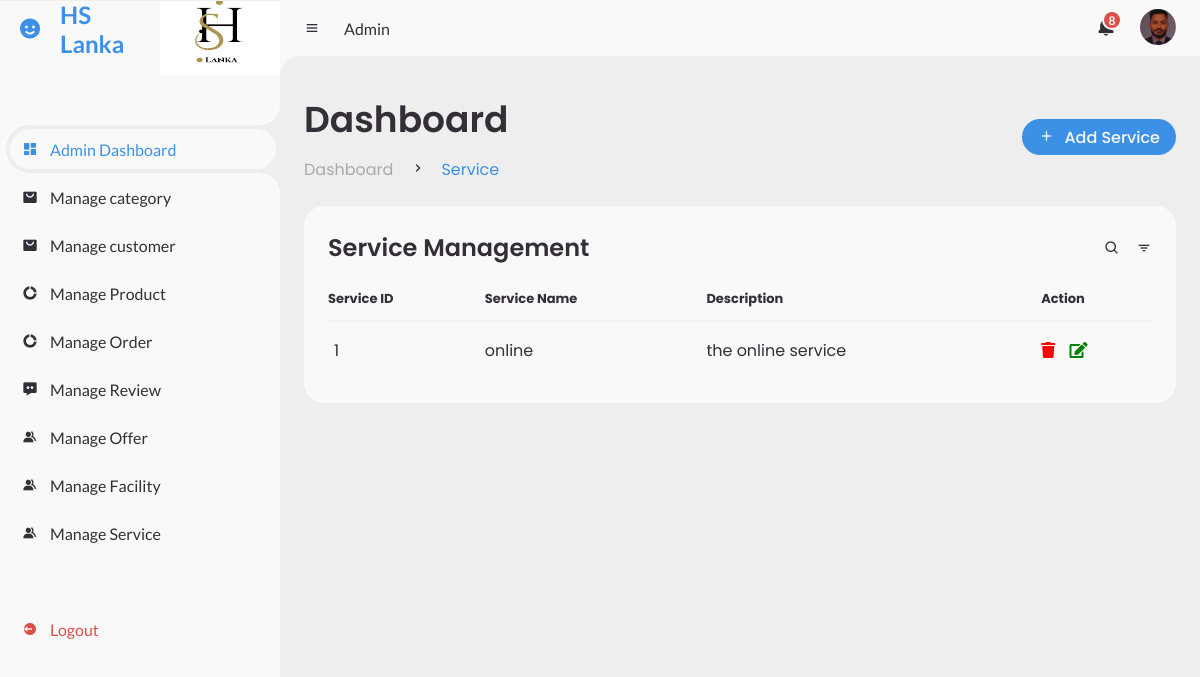
Page /index_service.php on the committed database.
### tables this page shows
CREATE TABLE `services` (
  `service_id` int(11) NOT NULL,
  `service_name` varchar(255) NOT NULL,
  `description` text NOT NULL,
  `created_at` timestamp NOT NULL DEFAULT current_timestamp()
);

### index_service.php (the view, shortened to what this page needs)
<?php
include "./admin_side.php";
$database = new connection();
try {
    $conn = $database->getConnection();
    $select_sql = "SELECT * FROM services";
    $stmt = $conn->query($select_sql);
    $services = $stmt->fetchAll(PDO::FETCH_ASSOC);
} catch (PDOException $e) {
    echo 'Error: ' . $e->getMessage();
}
?>
<section id="content">
    <?php
    include "./admin_nav.php";
    ?>
    <main>
        <div class="head-title">
            <div class="left">
                <h1>Dashboard</h1>
                <ul class="breadcrumb">
                    <li>
                        <a href="#">Dashboard</a>
                    </li>
                    <li><i class='bx bx-chevron-right'></i></li>
                    <li>
                        <a class="active" href="#">Service</a>
                    </li>
                </ul>
            </div>
            <a href="./add_service.php" class="btn-download">
                <li><i class='bx bx-plus'></i></li>
                <span class="text">Add Service</span>
            </a>
        </div>
        <div class="table-data">
            <div class="order">
                <div class="head">
                    <h3>Service Management</h3>
                    <i class='bx bx-search'></i>
                    <i class='bx bx-filter'></i>
                </div>
                <table>
                    <thead>
                        <tr>
                            <th>Service ID</th>
                            <th>Service Name</th>
                            <th>Description</th>
                            <th>Action</th>
                        </tr>
                    </thead>
                    <tbody>
                        <?php if (!empty($services)) : ?>
                            <?php foreach ($services as $service) : ?>
                                <tr>
                                    <td><?php echo $service['service_id']; ?></td>
                                    <td><?php echo $service['service_name']; ?></td>
                                    <td><?php echo $service['description']; ?></td>
                                    <td>
                                        <form method="POST" action="./delete_service_process.php" onsubmit="return confirm('Are you sure you want to delete this service?');" style="display:inline-block;">
                                            <button type="submit" name="delete_service" style="border:none; background:none; cursor:pointer;">
                                                <i class="fas fa-trash" style="color:red; font-size:16px;"></i>
                                            </button>
                                        </form>
                                        <a href="edit_service.php?id=<?php echo $service['service_id']; ?>" style="text-decoration:none; margin-left:10px;">
                                            <button style="border:none; background:none; cursor:pointer;">
                                                <i class="fas fa-edit" style="color:green; font-size:16px;"></i>
                                            </button>
                                        </a>
                                    </td>
                                </tr>
                            <?php endforeach; ?>
                        <?php else : ?>
                            <tr>
                                <td colspan="4">No services found.</td>
                            </tr>
                        <?php endif; ?>
                    </tbody>
                </table>
            </div>
        </div>
    </main>
</section>
</body>
</html>

### css/adminStyles.css (style rules this page uses)
* { margin: 0; padding: 0; box-sizing: border-box; }
a { text-decoration: none; }
li { list-style: none; }
:root { --poppins: 'Poppins', sans-serif; --lato: 'Lato', sans-serif; --light: #F9F9F9; --blue: #3C91E6; --light-blue: #CFE8FF; --grey: #eee; --dark-grey: #AAAAAA; --dark: #342E37; --red: #DB504A; --yellow: #FFCE26; --light-yellow: #FFF2C6; --orange: #FD7238; --light-orange: #FFE0D3; }
html { overflow-x: hidden; }
body { background: var(--grey); overflow-x: hidden; }
#content { position: relative; width: calc(100% - 280px); left: 280px; transition: .3s ease; }
#content main { width: 100%; padding: 36px 24px; font-family: var(--poppins); max-height: calc(100vh - 56px); overflow-y: auto; }
#content main .head-title { display: flex; align-items: center; justify-content: space-between; grid-gap: 16px; flex-wrap: wrap; }
#content main .head-title .left h1 { font-size: 36px; font-weight: 600; margin-bottom: 10px; color: var(--dark); }
#content main .head-title .left .breadcrumb { display: flex; align-items: center; grid-gap: 16px; }
#content main .head-title .left .breadcrumb li { color: var(--dark); }
#content main .head-title .left .breadcrumb li a { color: var(--dark-grey); pointer-events: none; }
#content main .head-title .left .breadcrumb li a.active { color: var(--blue); pointer-events: unset; }
#content main .head-title .btn-download { height: 36px; padding: 0 16px; border-radius: 36px; background: var(--blue); color: var(--light); display: flex; justify-content: center; align-items: center; grid-gap: 10px; font-weight: 500; }
#content main .table-data { display: flex; flex-wrap: wrap; grid-gap: 24px; margin-top: 24px; width: 100%; color: var(--dark); }
#content main .table-data > div { border-radius: 20px; background: var(--light); padding: 24px; overflow-x: auto; }
#content main .table-data .head { display: flex; align-items: center; grid-gap: 16px; margin-bottom: 24px; }
#content main .table-data .head h3 { margin-right: auto; font-size: 24px; font-weight: 600; }
#content main .table-data .head .bx { cursor: pointer; }
#content main .table-data .order { flex-grow: 1; flex-basis: 500px; }
#content main .table-data .order table { width: 100%; border-collapse: collapse; }
#content main .table-data .order table th { padding-bottom: 12px; font-size: 13px; text-align: left; border-bottom: 1px solid var(--grey); }
#content main .table-data .order table td { padding: 16px 0; }
#content main .table-data .order table tr td:first-child { display: flex; align-items: center; grid-gap: 12px; padding-left: 6px; }

### rows in the picture
services: service_id "1", service_name "online", description "the online service"
